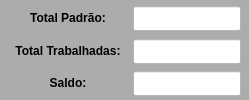
        <widget class="QWidget" name="widget_4" native="true">
         <property name="minimumSize">
          <size>
           <width>0</width>
           <height>100</height>
          </size>
         </property>
         <property name="maximumSize">
          <size>
           <width>16777215</width>
           <height>100</height>
          </size>
         </property>
         <property name="styleSheet">
          <string notr="true">background-color: rgb(172, 172, 172);</string>
         </property>
         <layout class="QVBoxLayout" name="verticalLayout_4">
          <property name="spacing">
           <number>3</number>
          </property>
          <property name="leftMargin">
           <number>3</number>
          </property>
          <property name="topMargin">
           <number>3</number>
          </property>
          <property name="rightMargin">
           <number>3</number>
          </property>
          <property name="bottomMargin">
           <number>3</number>
          </property>
          <item>
           <widget class="QWidget" name="widget_11" native="true">
            <layout class="QHBoxLayout" name="horizontalLayout_10">
             <property name="spacing">
              <number>5</number>
             </property>
             <property name="leftMargin">
              <number>5</number>
             </property>
             <property name="topMargin">
              <number>3</number>
             </property>
             <property name="rightMargin">
              <number>5</number>
             </property>
             <property name="bottomMargin">
              <number>3</number>
             </property>
             <item>
              <widget class="QLabel" name="label_41">
               <property name="minimumSize">
                <size>
                 <width>120</width>
                 <height>0</height>
                </size>
               </property>
               <property name="maximumSize">
                <size>
                 <width>120</width>
                 <height>16777215</height>
                </size>
               </property>
               <property name="font">
                <font>
                 <pointsize>9</pointsize>
                 <weight>75</weight>
                 <bold>true</bold>
                </font>
               </property>
               <property name="text">
                <string>Total Padrão:</string>
               </property>
               <property name="alignment">
                <set>Qt::AlignCenter</set>
               </property>
              </widget>
             </item>
             <item>
              <widget class="QLineEdit" name="line_Total_Padrao">
               <property name="sizePolicy">
                <sizepolicy hsizetype="Preferred" vsizetype="Preferred">
                 <horstretch>0</horstretch>
                 <verstretch>0</verstretch>
                </sizepolicy>
               </property>
               <property name="minimumSize">
                <size>
                 <width>0</width>
                 <height>25</height>
                </size>
               </property>
               <property name="maximumSize">
                <size>
                 <width>16777215</width>
                 <height>25</height>
                </size>
               </property>
               <property name="font">
                <font>
                 <pointsize>9</pointsize>
                </font>
               </property>
               <property name="styleSheet">
                <string notr="true">background-color: rgb(255, 255, 255);</string>
               </property>
               <property name="text">
                <string/>
               </property>
               <property name="maxLength">
                <number>30</number>
               </property>
               <property name="alignment">
                <set>Qt::AlignCenter</set>
               </property>
              </widget>
             </item>
            </layout>
           </widget>
          </item>
          <item>
           <widget class="QWidget" name="widget_12" native="true">
            <layout class="QHBoxLayout" name="horizontalLayout_9">
             <property name="spacing">
              <number>5</number>
             </property>
             <property name="leftMargin">
              <number>5</number>
             </property>
             <property name="topMargin">
              <number>3</number>
             </property>
             <property name="rightMargin">
              <number>5</number>
             </property>
             <property name="bottomMargin">
              <number>3</number>
             </property>
             <item>
              <widget class="QLabel" name="label_42">
               <property name="minimumSize">
                <size>
                 <width>120</width>
                 <height>0</height>
                </size>
               </property>
               <property name="maximumSize">
                <size>
                 <width>120</width>
                 <height>16777215</height>
                </size>
               </property>
               <property name="font">
                <font>
                 <pointsize>9</pointsize>
                 <weight>75</weight>
                 <bold>true</bold>
                </font>
               </property>
               <property name="text">
                <string>Total Trabalhadas:</string>
               </property>
               <property name="alignment">
                <set>Qt::AlignCenter</set>
               </property>
              </widget>
             </item>
             <item>
              <widget class="QLineEdit" name="line_Total_Trabalhado">
               <property name="sizePolicy">
                <sizepolicy hsizetype="Preferred" vsizetype="Preferred">
                 <horstretch>0</horstretch>
                 <verstretch>0</verstretch>
                </sizepolicy>
               </property>
               <property name="minimumSize">
                <size>
                 <width>0</width>
                 <height>25</height>
                </size>
               </property>
               <property name="maximumSize">
                <size>
                 <width>16777215</width>
                 <height>25</height>
                </size>
               </property>
               <property name="font">
                <font>
                 <pointsize>9</pointsize>
                </font>
               </property>
               <property name="styleSheet">
                <string notr="true">background-color: rgb(255, 255, 255);</string>
               </property>
               <property name="text">
                <string/>
               </property>
               <property name="maxLength">
                <number>30</number>
               </property>
               <property name="alignment">
                <set>Qt::AlignCenter</set>
               </property>
              </widget>
             </item>
            </layout>
           </widget>
          </item>
          <item>
           <widget class="QWidget" name="widget_13" native="true">
            <layout class="QHBoxLayout" name="horizontalLayout_11">
             <property name="spacing">
              <number>5</number>
             </property>
             <property name="leftMargin">
              <number>5</number>
             </property>
             <property name="topMargin">
              <number>3</number>
             </property>
             <property name="rightMargin">
              <number>5</number>
             </property>
             <property name="bottomMargin">
              <number>3</number>
             </property>
             <item>
              <widget class="QLabel" name="label_43">
               <property name="minimumSize">
                <size>
                 <width>120</width>
                 <height>0</height>
                </size>
               </property>
               <property name="maximumSize">
                <size>
                 <width>120</width>
                 <height>16777215</height>
                </size>
               </property>
               <property name="font">
                <font>
                 <pointsize>9</pointsize>
                 <weight>75</weight>
                 <bold>true</bold>
                </font>
               </property>
               <property name="text">
                <string>Saldo:</string>
               </property>
               <property name="alignment">
                <set>Qt::AlignCenter</set>
               </property>
              </widget>
             </item>
             <item>
              <widget class="QLineEdit" name="line_Saldo">
               <property name="sizePolicy">
                <sizepolicy hsizetype="Preferred" vsizetype="Preferred">
                 <horstretch>0</horstretch>
                 <verstretch>0</verstretch>
                </sizepolicy>
               </property>
               <property name="minimumSize">
                <size>
                 <width>0</width>
                 <height>25</height>
                </size>
               </property>
               <property name="maximumSize">
                <size>
                 <width>16777215</width>
                 <height>25</height>
                </size>
               </property>
               <property name="font">
                <font>
                 <pointsize>9</pointsize>
                </font>
               </property>
               <property name="styleSheet">
                <string notr="true">background-color: rgb(255, 255, 255);</string>
               </property>
               <property name="text">
                <string/>
               </property>
               <property name="maxLength">
                <number>30</number>
               </property>
               <property name="alignment">
                <set>Qt::AlignCenter</set>
               </property>
              </widget>
             </item>
            </layout>
           </widget>
          </item>
         </layout>
        </widget>
